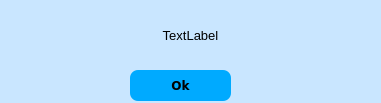
<?xml version="1.0" encoding="UTF-8"?>
<ui version="4.0">
 <class>Dialog</class>
 <widget class="QDialog" name="Dialog">
  <property name="geometry">
   <rect>
    <x>0</x>
    <y>0</y>
    <width>381</width>
    <height>103</height>
   </rect>
  </property>
  <property name="minimumSize">
   <size>
    <width>381</width>
    <height>103</height>
   </size>
  </property>
  <property name="maximumSize">
   <size>
    <width>381</width>
    <height>103</height>
   </size>
  </property>
  <property name="windowTitle">
   <string>MoreCoasts                   </string>
  </property>
  <property name="windowIcon">
   <iconset>
    <normaloff>FormatFactoryAgregar un título.ico</normaloff>FormatFactoryAgregar un título.ico</iconset>
  </property>
  <property name="styleSheet">
   <string notr="true">background-color: rgb(201, 230, 255);</string>
  </property>
  <widget class="QPushButton" name="pushButton">
   <property name="geometry">
    <rect>
     <x>130</x>
     <y>70</y>
     <width>101</width>
     <height>31</height>
    </rect>
   </property>
   <property name="font">
    <font>
     <family>Verdana</family>
     <pointsize>9</pointsize>
     <weight>75</weight>
     <bold>true</bold>
    </font>
   </property>
   <property name="styleSheet">
    <string notr="true">QPushButton{
background-color: rgb(0, 170, 255);
border-radius:8px;
	color: rgb(0, 0, 0);
}

QPushButton:hover{
background-color: rgb(0, 196, 255);
border-top-left-radius:12px;
border-bottom-left-radius:12px;

}</string>
   </property>
   <property name="text">
    <string>Ok</string>
   </property>
  </widget>
  <widget class="QLabel" name="label">
   <property name="geometry">
    <rect>
     <x>0</x>
     <y>20</y>
     <width>381</width>
     <height>31</height>
    </rect>
   </property>
   <property name="font">
    <font>
     <family>Arial</family>
     <pointsize>12</pointsize>
    </font>
   </property>
   <property name="text">
    <string>&lt;html&gt;&lt;head/&gt;&lt;body&gt;&lt;p align=&quot;center&quot;&gt;&lt;span style=&quot; font-size:10pt;&quot;&gt;TextLabel&lt;/span&gt;&lt;/p&gt;&lt;/body&gt;&lt;/html&gt;</string>
   </property>
  </widget>
 </widget>
 <resources/>
 <connections/>
</ui>
